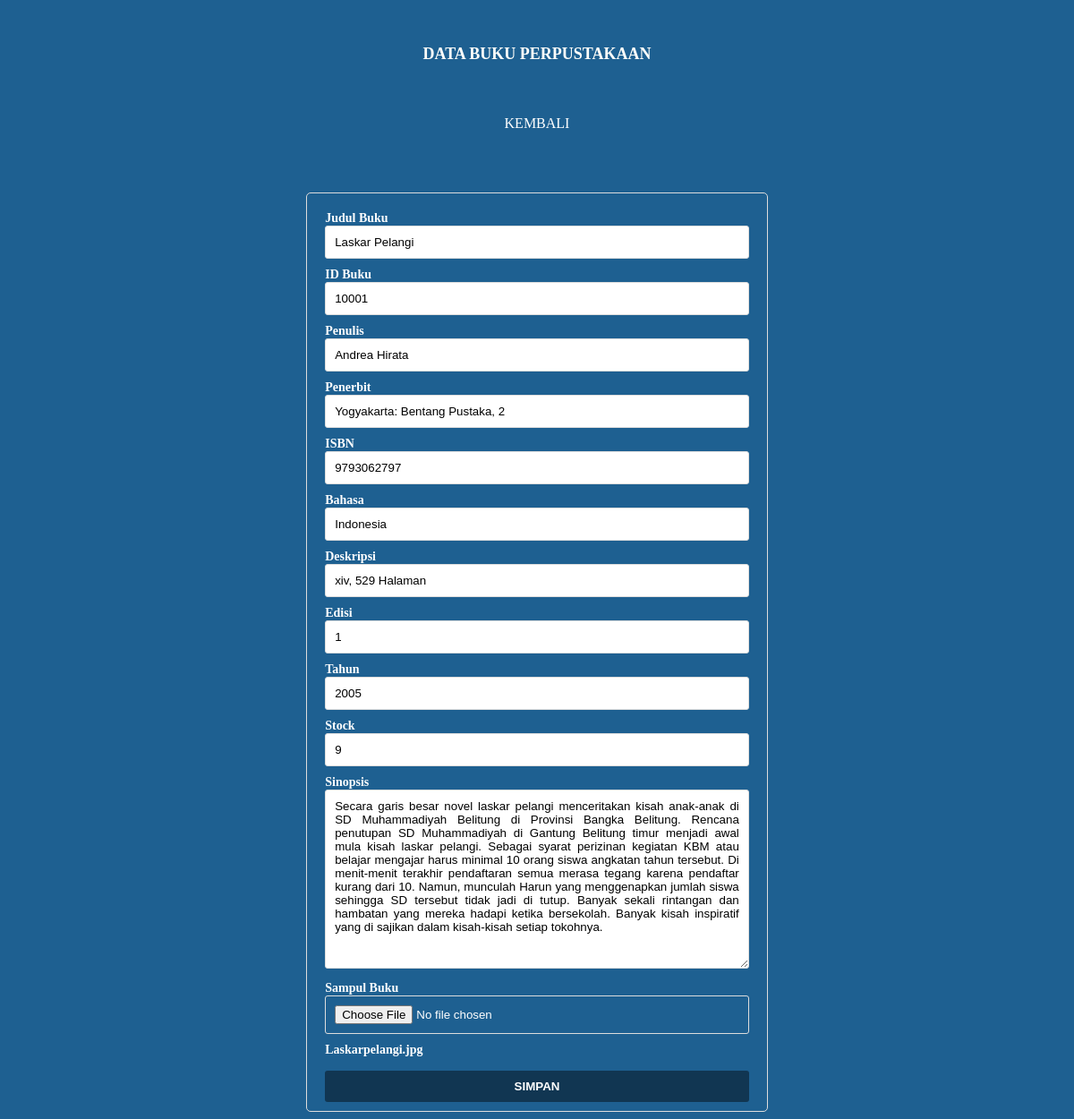
The app's page /editbuku.php?idbuku=10001 with its own data.
### tables this page shows
CREATE TABLE `buku` (
  `jdl_buku` varchar(50) DEFAULT NULL,
  `idbuku` varchar(22) NOT NULL,
  `penulis` varchar(20) DEFAULT NULL,
  `penerbit` varchar(30) DEFAULT NULL,
  `ISBN` varchar(25) DEFAULT NULL,
  `bahasa` varchar(20) DEFAULT NULL,
  `deskripsi` varchar(50) DEFAULT NULL,
  `edisi` varchar(5) DEFAULT NULL,
  `tahun` varchar(5) NOT NULL,
  `sampul` varchar(1000) DEFAULT NULL,
  `stock` int(3) DEFAULT NULL,
  `sinopsis` varchar(10000) NOT NULL
);

### editbuku.php (the view, shortened to what this page needs)
<!DOCTYPE html>
<html>
<head>
</head>
<body class="baseform">
	<center><h2 class="jdformbase">DATA BUKU PERPUSTAKAAN</h2>
	<br/>
	<a href="databasebuku.php">KEMBALI</a>
	<br/>
	<br/>
	<?php
	include 'koneksi.php';
	$idbuku = $_GET['idbuku'];
	$data = mysqli_query($koneksi, "SELECT * FROM buku WHERE idbuku='$idbuku'");
	while($d = mysqli_fetch_array($data)){
		?>
		<form class="formedit" method="post" action="updatebuku.php" enctype="multipart/form-data">
			<label>Judul Buku</label>
			<input type="text" name="jdl_buku" value="<?php echo $d['jdl_buku']; ?>">
			<label>ID Buku</label>
			<input type="text" name="idbuku" value="<?php echo $d['idbuku']; ?>">
			<label>Penulis</label>
			<input type="text" name="penulis" value="<?php echo $d['penulis']; ?>">
			<label>Penerbit</label>
			<input type="text" name="penerbit" value="<?php echo $d['penerbit']; ?>">
			<label>ISBN</label>
			<input type="text" name="ISBN" value="<?php echo $d['ISBN']; ?>">
			<label>Bahasa</label>
			<input type="text" name="bahasa" value="<?php echo $d['bahasa']; ?>">
			<label>Deskripsi</label>
			<input type="text" name="deskripsi" value="<?php echo $d['deskripsi']; ?>">
			<label>Edisi</label>
			<input type="text" name="edisi" value="<?php echo $d['edisi']; ?>">
			<label>Tahun</label>
			<input type="text" name="tahun" value="<?php echo $d['tahun']; ?>">
			<label>Stock</label>
			<input type="text" name="stock" value="<?php echo $d['stock']; ?>">
			<label>Sinopsis</label>
			<textarea rows="4" cols="50" name="sinopsis"><?php echo $d['sinopsis']; ?></textarea>
			<label>Sampul Buku</label>
			<input type="file" name="sampul"/> <?php echo $d['sampul']; ?>
			<input type="submit" value="SIMPAN">
		</form>
		<?php
	}
	?>
</body>
</html>

### editbuku.php (style rules this page uses)
a { text-decoration: none; color: white; }
.jdformbase { margin-top: 50px; color: #FEFEFA; font-family: arial black; font-size: 18px; margin-bottom: 40px; }
.baseform { background-color: #1e6091; }
h2 { text-align: center; }
.formedit { width: 40%; padding: 20px; border: 1px solid #ddd; border-radius: 5px; color: white; font-weight: bold; text-align: left; padding-bottom: 10px; font-size: 14px; }
input[type=text], input[type=number], input[type=file] { width: 100%; padding: 10px; border: 1px solid #ddd; border-radius: 3px; margin-bottom: 10px; box-sizing: border-box; }
textarea { width: 100%; padding: 10px; border: 1px solid #ddd; border-radius: 3px; margin-bottom: 10px; box-sizing: border-box; height: 200px; text-align: justify; font-family: sans-serif; }
input[type=submit] { background-color: #00000070; color: #fff; padding: 10px; margin-top: 15px; border: none; border-radius: 3px; cursor: pointer; width: 100%; box-sizing: border-box; font-weight: bold; }

### records on screen
buku: jdl_buku "Laskar Pelangi", idbuku "10001", penulis "Andrea Hirata", penerbit "Yogyakarta: Bentang Pustaka, 2", ISBN "9793062797", bahasa "Indonesia", deskripsi "xiv, 529 Halaman", edisi "1", tahun "2005", stock "9", sinopsis "Secara garis besar novel laskar pelangi menceritakan kisah anak-anak di SD Muhammadiyah Belitung di Provinsi Bangka Belitung. Rencana penutupan SD Muhammadiyah di Gantung Belitung timur menjadi awal mula kisah laskar pelangi. Sebagai syarat perizinan kegiatan KBM atau belajar mengajar harus minimal 10 orang siswa angkatan tahun tersebut. Di menit-menit terakhir pendaftaran semua merasa tegang karena pendaftar kurang dari 10. Namun, munculah Harun yang menggenapkan jumlah siswa sehingga SD tersebut tidak jadi di tutup. Banyak sekali rintangan dan hambatan yang mereka hadapi ketika bersekolah. Banyak kisah inspiratif yang di sajikan dalam kisah-kisah setiap tokohnya.", sampul "Laskarpelangi.jpg"
